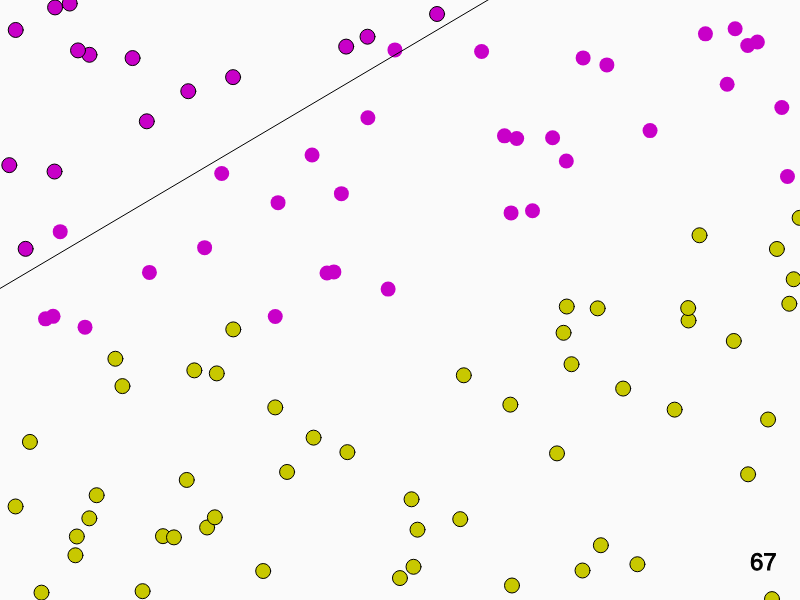
Frame 1 (no input)
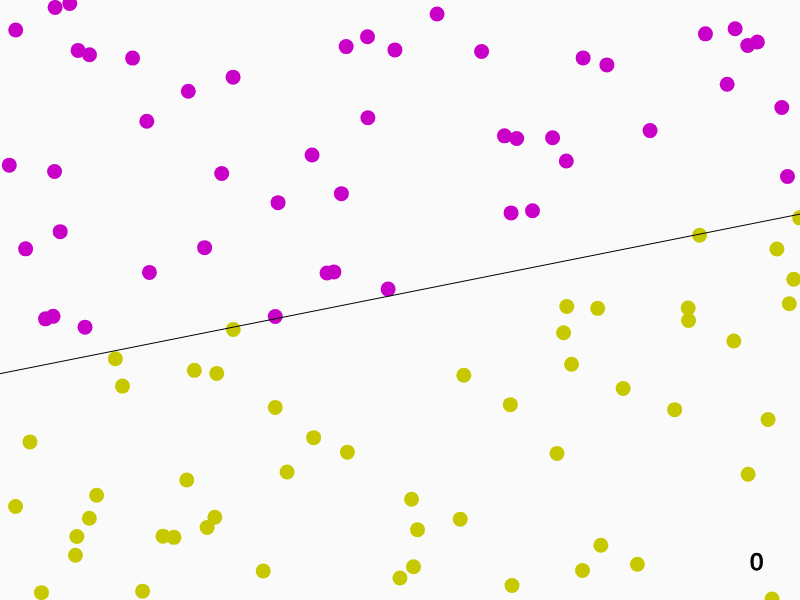
Frame 60 (no input)
Frame 120 (the mouse pressed at the canvas centre since frame 60): identical to frame 60, image omitted

The p5.js sketch that drew these frames (run headless with seeded random() and noise() and a simulated clock; from frame 60 on, the mouse is pressed at the canvas centre):

// p5.js sketch
// ── sketch.js

let nnet, errors;

function setup() {
  createCanvas(800, 600);
  cleanData(locations);
  nnet = new NeuralNet(0.001);
  textSize(24);
}

function draw() {
  background(250);

  errors = 0;
  locations.forEach(l => {
    let inputs = [l.lat, l.long, 1];
    let label = l.cases; // -1 or 1
    let guess = nnet.train(inputs, label)

    noStroke();
    fill(200, 200, 0);
    if (l.cases > 0) fill(200, 0, 200);
    if (guess !== l.cases) stroke(0);
    ellipse(screenX(l.lat), screenY(l.long), 15);
  });

  drawGuess();

  fill(0);
  text(errors, width-50, height-30);
}

function drawGuess() {
  let y1 = plot(-1);
  let y2 = plot(1);
  stroke(0);
  line(0, screenY(y1), width, screenY(y2));
}

function plot(x) {
  let [w0, w1, w2] = nnet.weights;
  let y = -x * (w0/w1) - (w2/w1);
  return y;
}

function screenX(lat) {
  return map(lat, -1, 1, 0, width);
}

function screenY(long) {
  return map(long, -1, 1, height, 0);
}

function cleanData(json) {
  locations = json.data;
  locations.forEach(loc => {
    loc.lat = map(loc.lat, -90, 90, -1, 1);
    loc.long = map(loc.long, -180, 180, -1, 1);
    loc.cases = loc.cases > 0 ? 1 : -1
  });
}

// ── locations.js
let locations = {
  data: [
    { cases: 10, lat: 41.207, long: 145.267 },
    { cases: 0, lat: -43.398, long: -136.497 },
    { cases: 11, lat: -69.863, long: 147.117 },
    { cases: 10, lat: 78.239, long: 152.717 },
    { cases: 0, lat: 61.799, long: -65.776 },
    { cases: 18, lat: 75.405, long: 162.707 },
    { cases: 0, lat: 3.044, long: -160.078 },
    { cases: 15, lat: -37.557, long: 133.72 },
    { cases: 0, lat: 2.599, long: -119.571 },
    { cases: 0, lat: -30.783, long: -162.614 },
    { cases: 19, lat: -79.763, long: -11.315 },
    { cases: 15, lat: -74.301, long: 177.862 },
    { cases: 4, lat: -40.114, long: 75.877 },
    { cases: 14, lat: -76.452, long: 41 },
    { cases: 0, lat: -0.009, long: -166.838 },
    { cases: 0, lat: -53.331, long: -141.699 },
    { cases: 7, lat: -13.188, long: 63.814 },
    { cases: 14, lat: -2.671, long: 6.545 },
    { cases: 0, lat: -72.705, long: -141.891 },
    { cases: 0, lat: 13.556, long: -131.489 },
    { cases: 13, lat: -19.786, long: 86.999 },
    { cases: 14, lat: -7.31, long: 157.976 },
    { cases: 8, lat: -77.606, long: 175.551 },
    { cases: 0, lat: 64.923, long: -12.298 },
    { cases: 0, lat: -69.898, long: -130.991 },
    { cases: 0, lat: 44.48, long: -5.008 },
    { cases: 16, lat: -70.87, long: -16.306 },
    { cases: 9, lat: -84.23, long: 30.698 },
    { cases: 10, lat: 87.182, long: 74.136 },
    { cases: 13, lat: 23.508, long: 98.487 },
    { cases: 0, lat: -41.654, long: -130.379 },
    { cases: 0, lat: 78.324, long: -104.58 },
    { cases: 0, lat: 37.526, long: -3.913 },
    { cases: 15, lat: -78.06, long: -9.823 },
    { cases: 0, lat: -19.438, long: -82.589 },
    { cases: 0, lat: -62.448, long: -51.67 },
    { cases: 0, lat: 84.807, long: 30.618 },
    { cases: 0, lat: 82.82, long: -71.7 },
    { cases: 0, lat: 45.194, long: -147.141 },
    { cases: 19, lat: -12.11, long: 152.036 },
    { cases: 0, lat: 67.394, long: 38.835 },
    { cases: 0, lat: 87.596, long: -2.251 },
    { cases: 0, lat: 75.11, long: -24.589 },
    { cases: 13, lat: -77.724, long: 77.076 },
    { cases: 11, lat: -87.907, long: 80.916 },
    { cases: 6, lat: -56.377, long: 16.547 },
    { cases: 8, lat: 37.421, long: 83.378 },
    { cases: 10, lat: -1.142, long: 150.054 },
    { cases: 0, lat: 83.705, long: -179.457 },
    { cases: 8, lat: -47.634, long: 125.271 },
    { cases: 0, lat: 50.211, long: -53.141 },
    { cases: 13, lat: -86.464, long: 162.022 },
    { cases: 0, lat: -68.251, long: -117.133 },
    { cases: 0, lat: 88.585, long: 12.457 },
    { cases: 16, lat: -28.067, long: -9.939 },
    { cases: 0, lat: -46.272, long: -42.223 },
    { cases: 0, lat: -25.405, long: -103.172 },
    { cases: 2, lat: 68.727, long: 159.677 },
    { cases: 13, lat: -43.961, long: 31.406 },
    { cases: 0, lat: -50.854, long: -142.417 },
    { cases: 1, lat: -60.166, long: 145.146 },
    { cases: 1, lat: 56.259, long: 101.654 },
    { cases: 0, lat: 53.417, long: -158.545 },
    { cases: 0, lat: -73.024, long: -153.167 },
    { cases: 0, lat: -80.661, long: -175.589 },
    { cases: 4, lat: 34.336, long: 97.365 },
    { cases: 0, lat: -64.037, long: -35.259 },
    { cases: 19, lat: -72.44, long: 149.765 },
    { cases: 17, lat: 29.815, long: 53.522 },
    { cases: 0, lat: -37.512, long: -17.643 },
    { cases: 17, lat: 26.253, long: 96.889 },
    { cases: 0, lat: 41.067, long: -162.306 },
    { cases: 13, lat: -56.967, long: 107.214 },
    { cases: 3, lat: 73.612, long: 129.425 },
    { cases: 0, lat: 35.332, long: -92.027 },
    { cases: 0, lat: -41.221, long: -44.04 },
    { cases: 6, lat: 24.993, long: 52.253 },
    { cases: 0, lat: -28.068, long: -64.442 },
    { cases: 2, lat: 8.342, long: 171.601 },
    { cases: 3, lat: 46.548, long: 141.071 },
    { cases: 2, lat: 85.91, long: 115.477 },
    { cases: 0, lat: -57.911, long: -174.701 },
    { cases: 0, lat: 89.918, long: 49.283 },
    { cases: 0, lat: 64.839, long: -4.836 },
    { cases: 3, lat: 18.36, long: 149.086 },
    { cases: 8, lat: -16.423, long: 16.229 },
    { cases: 0, lat: 25.201, long: -171.295 },
    { cases: 0, lat: -47.978, long: -107.964 },
    { cases: 18, lat: 80.408, long: 154.807 },
    { cases: 0, lat: 3.942, long: -137.812 },
    { cases: 2, lat: -27.437, long: 58.421 },
    { cases: 10, lat: -7.223, long: 109.368 },
    { cases: 0, lat: 36.805, long: -19.687 },
    { cases: 0, lat: -11.835, long: -91.289 },
    { cases: 7, lat: -14.879, long: 16.849 },
    { cases: 0, lat: 14.358, long: -45.175 },
    { cases: 0, lat: -83.262, long: -85.138 },
    { cases: 0, lat: 38.595, long: -38.535 },
    { cases: 0, lat: -86.493, long: -123.88 },
    { cases: 0, lat: 24.829, long: -62.781 },
  ],
};

// ── neuralnet.js
class NeuralNet {
  
  constructor(learningRate) {
    this.weights = [ random(-1,1), random(-1,1), random(-1,1) ];
    this.activation = (num) => num > 0 ? 1 : -1;
    this.learningRate = learningRate;
  }

  train(inputs, correctLabel) {

    // feed inputs into the model
    let guess = this.classify(inputs);

    // check: did it get correct answer?
    if (guess !== correctLabel) errors++;
    let error = correctLabel - guess;

    // if not, we adjust the weight to get closer
    for (let i = 0; i < this.weights.length; i++) {
      this.weights[i] += error * inputs[i] * this.learningRate;
    }

    return guess;
  }

  classify(inputs) { // x,y,bias
    let sum = 0;
    for (let i = 0; i < inputs.length; i++) {
      sum += inputs[i] * this.weights[i];
    }
    return this.activation(sum);
  }
}
